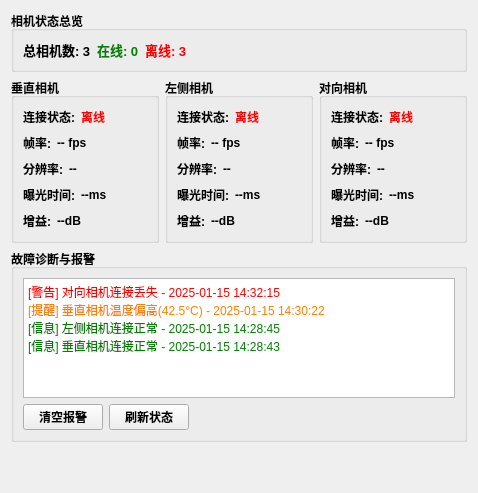
      <widget class="QWidget" name="tabCameraStatus">
       <attribute name="title">
        <string>相机状态监控</string>
       </attribute>
       <layout class="QVBoxLayout" name="verticalLayout_cameraStatus">
        <item>
         <widget class="QGroupBox" name="groupBoxCameraOverview">
          <property name="font">
           <font>
            <pointsize>9</pointsize>
            <bold>true</bold>
           </font>
          </property>
          <property name="title">
           <string>相机状态总览</string>
          </property>
          <layout class="QHBoxLayout" name="horizontalLayout_cameraOverview">
           <item>
            <widget class="QLabel" name="labelTotalCameras">
             <property name="font">
              <font>
               <pointsize>10</pointsize>
               <bold>true</bold>
              </font>
             </property>
             <property name="text">
              <string>总相机数: 3</string>
             </property>
            </widget>
           </item>
           <item>
            <widget class="QLabel" name="labelOnlineCameras">
             <property name="font">
              <font>
               <pointsize>10</pointsize>
               <bold>true</bold>
              </font>
             </property>
             <property name="styleSheet">
              <string>color: green;</string>
             </property>
             <property name="text">
              <string>在线: 0</string>
             </property>
            </widget>
           </item>
           <item>
            <widget class="QLabel" name="labelOfflineCameras">
             <property name="font">
              <font>
               <pointsize>10</pointsize>
               <bold>true</bold>
              </font>
             </property>
             <property name="styleSheet">
              <string>color: red;</string>
             </property>
             <property name="text">
              <string>离线: 3</string>
             </property>
            </widget>
           </item>
           <item>
            <spacer name="horizontalSpacer_cameraOverview">
             <property name="orientation">
              <enum>Qt::Orientation::Horizontal</enum>
             </property>
             <property name="sizeHint" stdset="0">
              <size>
               <width>40</width>
               <height>20</height>
              </size>
             </property>
            </spacer>
           </item>
          </layout>
         </widget>
        </item>
        <item>
         <layout class="QHBoxLayout" name="horizontalLayout_cameraDetails">
          <item>
           <widget class="QGroupBox" name="groupBoxVerticalCameraStatus">
            <property name="font">
             <font>
              <pointsize>9</pointsize>
              <bold>true</bold>
             </font>
            </property>
            <property name="title">
             <string>垂直相机</string>
            </property>
            <layout class="QVBoxLayout" name="verticalLayout_verticalCamera">
             <item>
              <layout class="QHBoxLayout" name="horizontalLayout_verticalStatus">
               <item>
                <widget class="QLabel" name="labelVerticalStatusTitle">
                 <property name="text">
                  <string>连接状态:</string>
                 </property>
                </widget>
               </item>
               <item>
                <widget class="QLabel" name="labelVerticalStatus">
                 <property name="font">
                  <font>
                   <pointsize>9</pointsize>
                   <bold>true</bold>
                  </font>
                 </property>
                 <property name="styleSheet">
                  <string notr="true">color: red;</string>
                 </property>
                 <property name="text">
                  <string>离线</string>
                 </property>
                </widget>
               </item>
               <item>
                <spacer name="horizontalSpacer_verticalStatus">
                 <property name="orientation">
                  <enum>Qt::Orientation::Horizontal</enum>
                 </property>
                 <property name="sizeHint" stdset="0">
                  <size>
                   <width>40</width>
                   <height>20</height>
                  </size>
                 </property>
                </spacer>
               </item>
              </layout>
             </item>
             <item>
              <layout class="QHBoxLayout" name="horizontalLayout_verticalFPS">
               <item>
                <widget class="QLabel" name="labelVerticalFPSTitle">
                 <property name="text">
                  <string>帧率:</string>
                 </property>
                </widget>
               </item>
               <item>
                <widget class="QLabel" name="labelVerticalFPS">
                 <property name="text">
                  <string>-- fps</string>
                 </property>
                </widget>
               </item>
               <item>
                <spacer name="horizontalSpacer_verticalFPS">
                 <property name="orientation">
                  <enum>Qt::Orientation::Horizontal</enum>
                 </property>
                 <property name="sizeHint" stdset="0">
                  <size>
                   <width>40</width>
                   <height>20</height>
                  </size>
                 </property>
                </spacer>
               </item>
              </layout>
             </item>
             <item>
              <layout class="QHBoxLayout" name="horizontalLayout_verticalResolution">
               <item>
                <widget class="QLabel" name="labelVerticalResolutionTitle">
                 <property name="text">
                  <string>分辨率:</string>
                 </property>
                </widget>
               </item>
               <item>
                <widget class="QLabel" name="labelVerticalResolution">
                 <property name="text">
                  <string>--</string>
                 </property>
                </widget>
               </item>
               <item>
                <spacer name="horizontalSpacer_verticalResolution">
                 <property name="orientation">
                  <enum>Qt::Orientation::Horizontal</enum>
                 </property>
                 <property name="sizeHint" stdset="0">
                  <size>
                   <width>40</width>
                   <height>20</height>
                  </size>
                 </property>
                </spacer>
               </item>
              </layout>
             </item>
             <item>
              <layout class="QHBoxLayout" name="horizontalLayout_verticalExposure">
               <item>
                <widget class="QLabel" name="labelVerticalExposureTitle">
                 <property name="text">
                  <string>曝光时间:</string>
                 </property>
                </widget>
               </item>
               <item>
                <widget class="QLabel" name="labelVerticalExposure">
                 <property name="text">
                  <string>--ms</string>
                 </property>
                </widget>
               </item>
               <item>
                <spacer name="horizontalSpacer_verticalExposure">
                 <property name="orientation">
                  <enum>Qt::Orientation::Horizontal</enum>
                 </property>
                 <property name="sizeHint" stdset="0">
                  <size>
                   <width>40</width>
                   <height>20</height>
                  </size>
                 </property>
                </spacer>
               </item>
              </layout>
             </item>
             <item>
              <layout class="QHBoxLayout" name="horizontalLayout_verticalGain">
               <item>
                <widget class="QLabel" name="labelVerticalGainTitle">
                 <property name="text">
                  <string>增益:</string>
                 </property>
                </widget>
               </item>
               <item>
                <widget class="QLabel" name="labelVerticalGain">
                 <property name="text">
                  <string>--dB</string>
                 </property>
                </widget>
               </item>
               <item>
                <spacer name="horizontalSpacer_verticalGain">
                 <property name="orientation">
                  <enum>Qt::Orientation::Horizontal</enum>
                 </property>
                 <property name="sizeHint" stdset="0">
                  <size>
                   <width>40</width>
                   <height>20</height>
                  </size>
                 </property>
                </spacer>
               </item>
              </layout>
             </item>
            </layout>
           </widget>
          </item>
          <item>
           <widget class="QGroupBox" name="groupBoxLeftCameraStatus">
            <property name="font">
             <font>
              <pointsize>9</pointsize>
              <bold>true</bold>
             </font>
            </property>
            <property name="title">
             <string>左侧相机</string>
            </property>
            <layout class="QVBoxLayout" name="verticalLayout_leftCamera">
             <item>
              <layout class="QHBoxLayout" name="horizontalLayout_leftStatus">
               <item>
                <widget class="QLabel" name="labelLeftStatusTitle">
                 <property name="text">
                  <string>连接状态:</string>
                 </property>
                </widget>
               </item>
               <item>
                <widget class="QLabel" name="labelLeftStatus">
                 <property name="font">
                  <font>
                   <pointsize>9</pointsize>
                   <bold>true</bold>
                  </font>
                 </property>
                 <property name="styleSheet">
                  <string notr="true">color: red;</string>
                 </property>
                 <property name="text">
                  <string>离线</string>
                 </property>
                </widget>
               </item>
               <item>
                <spacer name="horizontalSpacer_leftStatus">
                 <property name="orientation">
                  <enum>Qt::Orientation::Horizontal</enum>
                 </property>
                 <property name="sizeHint" stdset="0">
                  <size>
                   <width>40</width>
                   <height>20</height>
                  </size>
                 </property>
                </spacer>
               </item>
              </layout>
             </item>
             <item>
              <layout class="QHBoxLayout" name="horizontalLayout_leftFPS">
               <item>
                <widget class="QLabel" name="labelLeftFPSTitle">
                 <property name="text">
                  <string>帧率:</string>
                 </property>
                </widget>
               </item>
               <item>
                <widget class="QLabel" name="labelLeftFPS">
                 <property name="text">
                  <string>-- fps</string>
                 </property>
                </widget>
               </item>
               <item>
                <spacer name="horizontalSpacer_leftFPS">
                 <property name="orientation">
                  <enum>Qt::Orientation::Horizontal</enum>
                 </property>
                 <property name="sizeHint" stdset="0">
                  <size>
                   <width>40</width>
                   <height>20</height>
                  </size>
                 </property>
                </spacer>
               </item>
              </layout>
             </item>
             <item>
              <layout class="QHBoxLayout" name="horizontalLayout_leftResolution">
               <item>
                <widget class="QLabel" name="labelLeftResolutionTitle">
                 <property name="text">
                  <string>分辨率:</string>
                 </property>
                </widget>
               </item>
               <item>
                <widget class="QLabel" name="labelLeftResolution">
                 <property name="text">
                  <string>--</string>
                 </property>
                </widget>
               </item>
               <item>
                <spacer name="horizontalSpacer_leftResolution">
                 <property name="orientation">
                  <enum>Qt::Orientation::Horizontal</enum>
                 </property>
                 <property name="sizeHint" stdset="0">
                  <size>
                   <width>40</width>
                   <height>20</height>
                  </size>
                 </property>
                </spacer>
               </item>
              </layout>
             </item>
             <item>
              <layout class="QHBoxLayout" name="horizontalLayout_leftExposure">
               <item>
                <widget class="QLabel" name="labelLeftExposureTitle">
                 <property name="text">
                  <string>曝光时间:</string>
                 </property>
                </widget>
               </item>
               <item>
                <widget class="QLabel" name="labelLeftExposure">
                 <property name="text">
                  <string>--ms</string>
                 </property>
                </widget>
               </item>
               <item>
                <spacer name="horizontalSpacer_leftExposure">
                 <property name="orientation">
                  <enum>Qt::Orientation::Horizontal</enum>
                 </property>
                 <property name="sizeHint" stdset="0">
                  <size>
                   <width>40</width>
                   <height>20</height>
                  </size>
                 </property>
                </spacer>
               </item>
              </layout>
             </item>
             <item>
              <layout class="QHBoxLayout" name="horizontalLayout_leftGain">
               <item>
                <widget class="QLabel" name="labelLeftGainTitle">
                 <property name="text">
                  <string>增益:</string>
                 </property>
                </widget>
               </item>
               <item>
                <widget class="QLabel" name="labelLeftGain">
                 <property name="text">
                  <string>--dB</string>
                 </property>
                </widget>
               </item>
               <item>
                <spacer name="horizontalSpacer_leftGain">
                 <property name="orientation">
                  <enum>Qt::Orientation::Horizontal</enum>
                 </property>
                 <property name="sizeHint" stdset="0">
                  <size>
                   <width>40</width>
                   <height>20</height>
                  </size>
                 </property>
                </spacer>
               </item>
              </layout>
             </item>
            </layout>
           </widget>
          </item>
          <item>
           <widget class="QGroupBox" name="groupBoxFrontCameraStatus">
            <property name="font">
             <font>
              <pointsize>9</pointsize>
              <bold>true</bold>
             </font>
            </property>
            <property name="title">
             <string>对向相机</string>
            </property>
            <layout class="QVBoxLayout" name="verticalLayout_frontCamera">
             <item>
              <layout class="QHBoxLayout" name="horizontalLayout_frontStatus">
               <item>
                <widget class="QLabel" name="labelFrontStatusTitle">
                 <property name="text">
                  <string>连接状态:</string>
                 </property>
                </widget>
               </item>
               <item>
                <widget class="QLabel" name="labelFrontStatus">
                 <property name="font">
                  <font>
                   <pointsize>9</pointsize>
                   <bold>true</bold>
                  </font>
                 </property>
                 <property name="styleSheet">
                  <string>color: red;</string>
                 </property>
                 <property name="text">
                  <string>离线</string>
                 </property>
                </widget>
               </item>
               <item>
                <spacer name="horizontalSpacer_frontStatus">
                 <property name="orientation">
                  <enum>Qt::Orientation::Horizontal</enum>
                 </property>
                 <property name="sizeHint" stdset="0">
                  <size>
                   <width>40</width>
                   <height>20</height>
                  </size>
                 </property>
                </spacer>
               </item>
              </layout>
             </item>
             <item>
              <layout class="QHBoxLayout" name="horizontalLayout_frontFPS">
               <item>
                <widget class="QLabel" name="labelFrontFPSTitle">
                 <property name="text">
                  <string>帧率:</string>
                 </property>
                </widget>
               </item>
               <item>
                <widget class="QLabel" name="labelFrontFPS">
                 <property name="font">
                  <font>
                   <pointsize>9</pointsize>
                   <bold>true</bold>
                  </font>
                 </property>
                 <property name="styleSheet">
                  <string notr="true"/>
                 </property>
                 <property name="text">
                  <string>-- fps</string>
                 </property>
                </widget>
               </item>
               <item>
                <spacer name="horizontalSpacer_frontFPS">
                 <property name="orientation">
                  <enum>Qt::Orientation::Horizontal</enum>
                 </property>
                 <property name="sizeHint" stdset="0">
                  <size>
                   <width>40</width>
                   <height>20</height>
                  </size>
                 </property>
                </spacer>
               </item>
              </layout>
             </item>
             <item>
              <layout class="QHBoxLayout" name="horizontalLayout_frontResolution">
               <item>
                <widget class="QLabel" name="labelFrontResolutionTitle">
                 <property name="text">
                  <string>分辨率:</string>
                 </property>
                </widget>
               </item>
               <item>
                <widget class="QLabel" name="labelFrontResolution">
                 <property name="font">
                  <font>
                   <pointsize>9</pointsize>
                   <bold>true</bold>
                  </font>
                 </property>
                 <property name="styleSheet">
                  <string notr="true"/>
                 </property>
                 <property name="text">
                  <string>--</string>
                 </property>
                </widget>
               </item>
               <item>
                <spacer name="horizontalSpacer_frontResolution">
                 <property name="orientation">
                  <enum>Qt::Orientation::Horizontal</enum>
                 </property>
                 <property name="sizeHint" stdset="0">
                  <size>
                   <width>40</width>
                   <height>20</height>
                  </size>
                 </property>
                </spacer>
               </item>
              </layout>
             </item>
             <item>
              <layout class="QHBoxLayout" name="horizontalLayout_frontExposure">
               <item>
                <widget class="QLabel" name="labelFrontExposureTitle">
                 <property name="text">
                  <string>曝光时间:</string>
                 </property>
                </widget>
               </item>
               <item>
                <widget class="QLabel" name="labelFrontExposure">
                 <property name="font">
                  <font>
                   <pointsize>9</pointsize>
                   <bold>true</bold>
                  </font>
                 </property>
                 <property name="styleSheet">
                  <string notr="true"/>
                 </property>
                 <property name="text">
                  <string>--ms</string>
                 </property>
                </widget>
               </item>
               <item>
                <spacer name="horizontalSpacer_frontExposure">
                 <property name="orientation">
                  <enum>Qt::Orientation::Horizontal</enum>
                 </property>
                 <property name="sizeHint" stdset="0">
                  <size>
                   <width>40</width>
                   <height>20</height>
                  </size>
                 </property>
                </spacer>
               </item>
              </layout>
             </item>
             <item>
              <layout class="QHBoxLayout" name="horizontalLayout_frontGain">
               <item>
                <widget class="QLabel" name="labelFrontGainTitle">
                 <property name="text">
                  <string>增益:</string>
                 </property>
                </widget>
               </item>
               <item>
                <widget class="QLabel" name="labelFrontGain">
                 <property name="font">
                  <font>
                   <pointsize>9</pointsize>
                   <bold>true</bold>
                  </font>
                 </property>
                 <property name="styleSheet">
                  <string notr="true"/>
                 </property>
                 <property name="text">
                  <string>--dB</string>
                 </property>
                </widget>
               </item>
               <item>
                <spacer name="horizontalSpacer_frontGain">
                 <property name="orientation">
                  <enum>Qt::Orientation::Horizontal</enum>
                 </property>
                 <property name="sizeHint" stdset="0">
                  <size>
                   <width>40</width>
                   <height>20</height>
                  </size>
                 </property>
                </spacer>
               </item>
              </layout>
             </item>
            </layout>
           </widget>
          </item>
         </layout>
        </item>
        <item>
         <widget class="QGroupBox" name="groupBoxCameraAlerts">
          <property name="font">
           <font>
            <pointsize>9</pointsize>
            <bold>true</bold>
           </font>
          </property>
          <property name="title">
           <string>故障诊断与报警</string>
          </property>
          <layout class="QVBoxLayout" name="verticalLayout_cameraAlerts">
           <item>
            <widget class="QTextEdit" name="textEditAlerts">
             <property name="maximumSize">
              <size>
               <width>16777215</width>
               <height>120</height>
              </size>
             </property>
             <property name="font">
              <font>
               <pointsize>9</pointsize>
               <bold>false</bold>
              </font>
             </property>
             <property name="html">
              <string>&lt;!DOCTYPE HTML PUBLIC &quot;-//W3C//DTD HTML 4.0//EN&quot; &quot;http://www.w3.org/TR/REC-html40/strict.dtd&quot;&gt;
&lt;html&gt;&lt;head&gt;&lt;meta name=&quot;qrichtext&quot; content=&quot;1&quot; /&gt;&lt;meta charset=&quot;utf-8&quot; /&gt;&lt;style type=&quot;text/css&quot;&gt;
p, li { white-space: pre-wrap; }
hr { height: 1px; border-width: 0; }
li.unchecked::marker { content: &quot;\2610&quot;; }
li.checked::marker { content: &quot;\2612&quot;; }
&lt;/style&gt;&lt;/head&gt;&lt;body style=&quot; font-family:'Microsoft YaHei UI'; font-size:9pt; font-weight:400; font-style:normal;&quot;&gt;
&lt;p style=&quot; margin-top:0px; margin-bottom:0px; margin-left:0px; margin-right:0px; -qt-block-indent:0; text-indent:0px;&quot;&gt;&lt;span style=&quot; color:#ff0000;&quot;&gt;[警告] 对向相机连接丢失 - 2025-01-15 14:32:15&lt;/span&gt;&lt;/p&gt;
&lt;p style=&quot; margin-top:0px; margin-bottom:0px; margin-left:0px; margin-right:0px; -qt-block-indent:0; text-indent:0px;&quot;&gt;&lt;span style=&quot; color:#ff8000;&quot;&gt;[提醒] 垂直相机温度偏高(42.5°C) - 2025-01-15 14:30:22&lt;/span&gt;&lt;/p&gt;
&lt;p style=&quot; margin-top:0px; margin-bottom:0px; margin-left:0px; margin-right:0px; -qt-block-indent:0; text-indent:0px;&quot;&gt;&lt;span style=&quot; color:#008000;&quot;&gt;[信息] 左侧相机连接正常 - 2025-01-15 14:28:45&lt;/span&gt;&lt;/p&gt;
&lt;p style=&quot; margin-top:0px; margin-bottom:0px; margin-left:0px; margin-right:0px; -qt-block-indent:0; text-indent:0px;&quot;&gt;&lt;span style=&quot; color:#008000;&quot;&gt;[信息] 垂直相机连接正常 - 2025-01-15 14:28:43&lt;/span&gt;&lt;/p&gt;&lt;/body&gt;&lt;/html&gt;</string>
             </property>
            </widget>
           </item>
           <item>
            <layout class="QHBoxLayout" name="horizontalLayout_alertButtons">
             <item>
              <widget class="QPushButton" name="btnClearAlerts">
               <property name="font">
                <font>
                 <pointsize>9</pointsize>
                 <bold>true</bold>
                </font>
               </property>
               <property name="text">
                <string>清空报警</string>
               </property>
              </widget>
             </item>
             <item>
              <widget class="QPushButton" name="btnRefreshStatus">
               <property name="font">
                <font>
                 <pointsize>9</pointsize>
                 <bold>true</bold>
                </font>
               </property>
               <property name="text">
                <string>刷新状态</string>
               </property>
              </widget>
             </item>
             <item>
              <spacer name="horizontalSpacer_alertButtons">
               <property name="orientation">
                <enum>Qt::Orientation::Horizontal</enum>
               </property>
               <property name="sizeHint" stdset="0">
                <size>
                 <width>40</width>
                 <height>20</height>
                </size>
               </property>
              </spacer>
             </item>
            </layout>
           </item>
          </layout>
         </widget>
        </item>
        <item>
         <spacer name="verticalSpacer_cameraStatus">
          <property name="orientation">
           <enum>Qt::Orientation::Vertical</enum>
          </property>
          <property name="sizeHint" stdset="0">
           <size>
            <width>20</width>
            <height>40</height>
           </size>
          </property>
         </spacer>
        </item>
       </layout>
      </widget>
